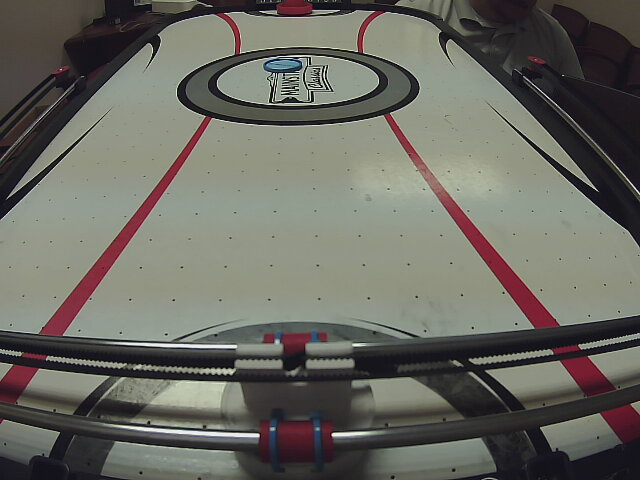
#> input picture notebooks/camera_sample_1.jpg, 640 x 480 px
$ python -i calculate_offset.py   (imports and definitions only)   (older library calls are emulated)
#> lines starting #> are read from the running program, lines starting #| are printed output that depends on the picture; after the words box and inside, x2 and y2 are one past the last pixel; in counts of white or black regions, pixels touching at a corner belong together
""" Calculate the offset for yolo """
import argparse
import json
import logging
import os
import sys

import cv2
import numpy as np
from redis import StrictRedis

# [1 line that did not run here, left out]

# Loggings
# [1 line not run here, left out]
logger = logging.getLogger()

# Opencv valid photo extensions
EXTENSIONS = set([".bmp", ".jpeg", ".jpg", ".png", ".tiff"])


def load_img(path):
    """ Load imgage """
    img = cv2.imread(img_path)
    # img = cv2.resize(img, (640, 480))
    return img


def find_table(img):
    """ Find the table and draw a bounding box """

    # isolate & enhance the HUE channel
    hsv = cv2.cvtColor(img, cv2.COLOR_RGB2HSV)
#> hsv: shape (480, 640, 3); mean H, S, V 64.6, 36.8, 109.4
    hsv[:, :, 1:] = 0
#> hsv: shape (480, 640, 3); mean H, S, V 64.6, 0, 0
    t, hue = cv2.threshold(hsv, 50, 255, cv2.THRESH_BINARY)
#> hue: shape (480, 640, 3); mean H, S, V 97.4, 0, 0
    hue = ~hue[:, :, 0]
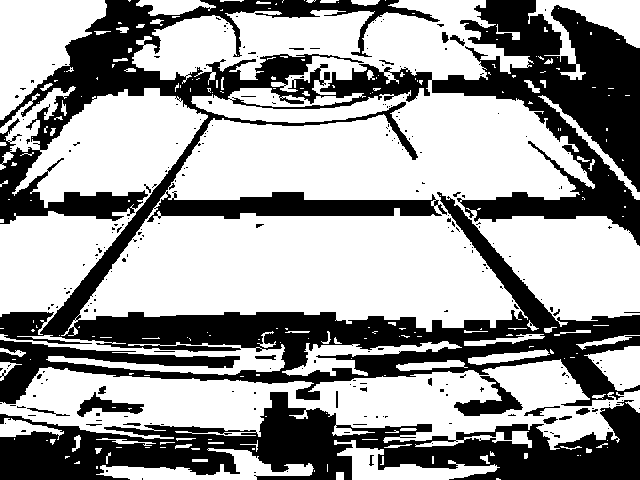
#> hue: shape (480, 640); 61.8% white; 252 black regions (227 under 20 px), largest, box (x1, y1, x2, y2) and area: (0, 0, 640, 406) 86965, (0, 392, 640, 480) 26830, (454, 376, 523, 416) 1037

    # denoise
    kernel = np.ones((5, 50))
    opened = cv2.morphologyEx(hue, cv2.MORPH_OPEN, kernel)
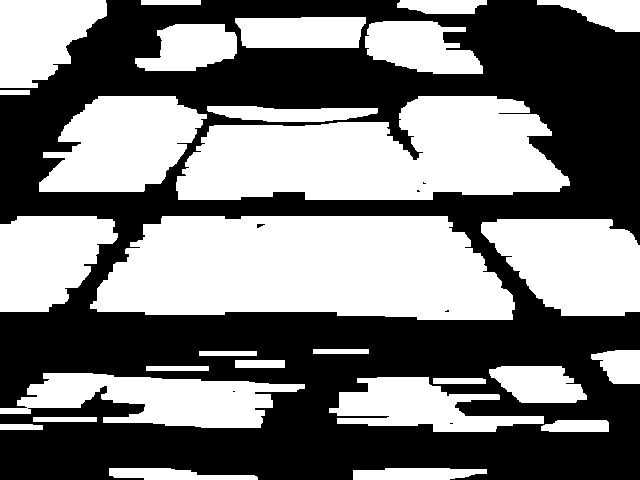
#> opened: shape (480, 640); 47.7% white; 28 white regions, largest, box (x1, y1, x2, y2) and area: (90, 216, 515, 320) 36342, (176, 96, 570, 200) 29209, (481, 219, 640, 316) 11736
    closed = cv2.morphologyEx(opened, cv2.MORPH_CLOSE, np.ones((10, 10)))
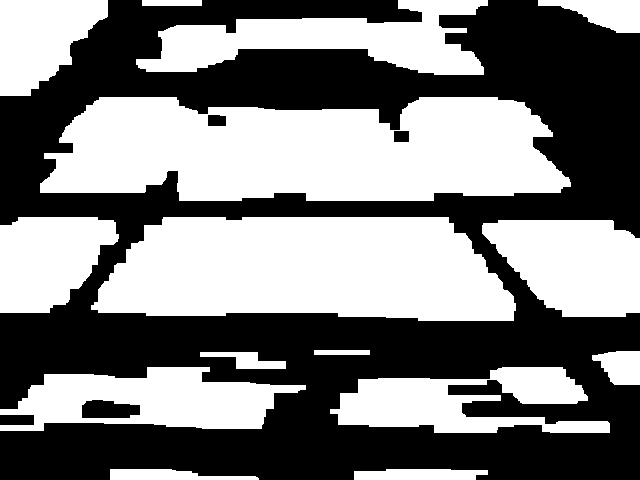
#> closed: shape (480, 640); 49.1% white; 15 white regions, largest, box (x1, y1, x2, y2) and area: (40, 97, 571, 201) 44145, (91, 217, 516, 321) 36430, (136, 0, 488, 75) 13168

    # get the largest contiguous blob
    laplacian = cv2.Laplacian(closed, cv2.CV_8UC1)
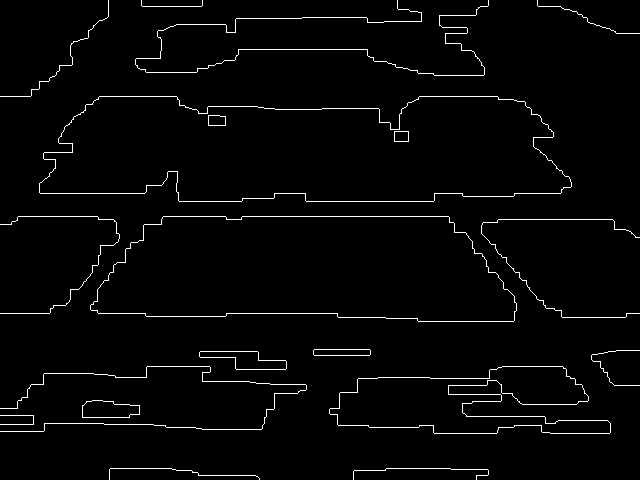
#> laplacian: shape (480, 640); 2.4% white in thin lines or dots
    contours, hierarchy = cv2.findContours(
        laplacian, cv2.RETR_EXTERNAL, cv2.CHAIN_APPROX_NONE)
#> contours = 17 contours, 11 with area under 20; largest, box (x1, y1, x2, y2) and area: (39, 96, 572, 202) 45218, (90, 216, 517, 322) 36946, (329, 366, 611, 434) 11120, (199, 351, 287, 370) 880, (82, 400, 140, 418) 795, (313, 349, 371, 356) 340
    c = max(contours, key=cv2.contourArea)
#> c = contour of 1351 points, box (x1, y1, x2, y2) (39, 96, 572, 202), area 45218

    # square it off
    rect = cv2.minAreaRect(c)
#> rect = ((305, 148.5), (105, 532), -90)
    box = cv2.boxPoints(rect)
#> box = [[571, 201], [39, 201], [39, 96], [571, 96]]
    box = np.int0(box)
    return box


def calculate_offset(table, resolution):
    """ Calculate table offset """

    # Grab corners of table
    (tl, bl, br, tr) = table

    dimensions = {
        "l": int(max(tr[0], br[0]) - min(tl[0], bl[0])),
        "w": int(max(tl[1], tr[1]) - min(bl[1], br[1]))
    }

    # The goal is to have the top left corner of the table be (0,0).
    x_displacement = min(tl[0], bl[0])
    y_displacement = resolution[0] - min(tl[1], tr[1])

    # x, y offset
    offset = {"x": str(x_displacement), "y": str(y_displacement)}
    redis.set("table_offset", json.dumps(offset))
    redis.set("table_dimensions", json.dumps(dimensions))
    return offset, dimensions


# [38 lines not run here, left out]

>>> import cv2
>>> picture = cv2.cvtColor(cv2.imread('notebooks/camera_sample_1.jpg'), cv2.COLOR_BGR2RGB)
>>> result = find_table(picture)
#> result = [[571, 201], [39, 201], [39, 96], [571, 96]]

$ run again, on notebooks/4-1.jpg
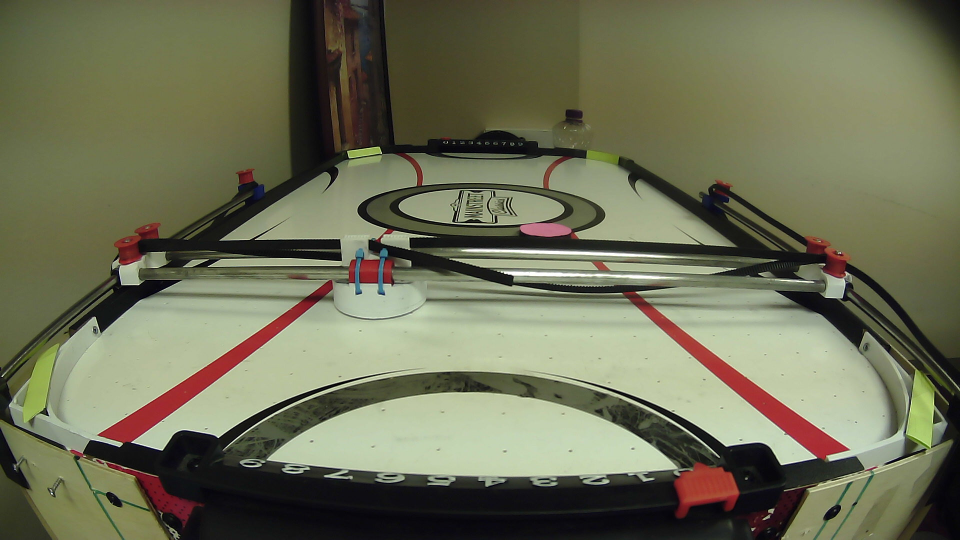
#> input picture notebooks/4-1.jpg, 1920 x 1080 px (shown at 1/2 size)
#> in find_table, `hue = ~hue[:, :, 0]`:
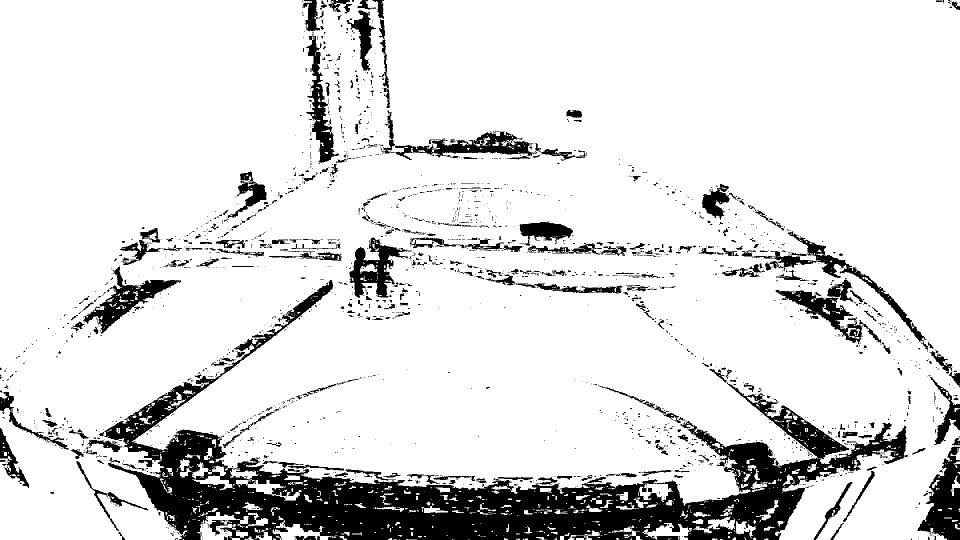
#> hue: shape (1080, 1920) (shown at 1/2 size); 86.8% white; 2234 black regions (1847 under 20 px), largest, box (x1, y1, x2, y2) and area: (208, 560, 1817, 1080) 162590, (1835, 893, 1920, 1080) 8382, (765, 220, 1074, 320) 6603
#> opened: shape (1080, 1920); 77.1% white; 131 black regions (103 under 20 px), largest, box (x1, y1, x2, y2) and area: (0, 0, 1920, 1080) 469273, (854, 375, 1045, 404) 1369, (687, 619, 821, 640) 1088
#> closed: shape (1080, 1920); 78.8% white; 36 black regions, largest, box (x1, y1, x2, y2) and area: (0, 480, 1837, 1080) 275455, (940, 445, 1920, 1080) 66090, (593, 0, 780, 364) 34111
#> in find_table, `laplacian = cv2.Laplacian(closed, cv2.CV_8UC1)`:
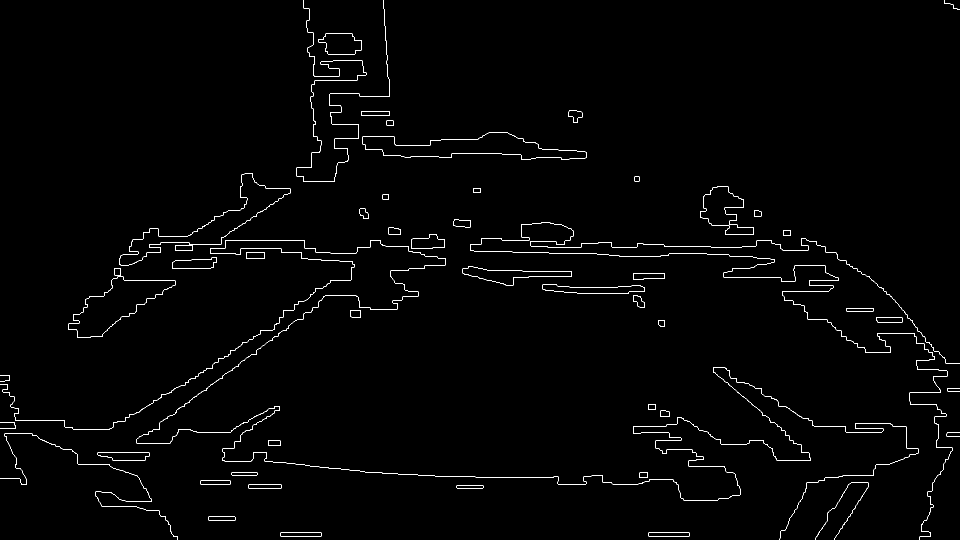
#> laplacian: shape (1080, 1920) (shown at 1/2 size); 1% white in thin lines or dots
#> contours = 51 contours, 7 with area under 20; largest, box (x1, y1, x2, y2) and area: (725, 264, 1174, 320) 12326, (238, 347, 581, 531) 12186, (136, 553, 351, 676) 11313, (1401, 372, 1508, 470) 5149, (925, 532, 1144, 571) 3378
#> c = contour of 1001 points, box (x1, y1, x2, y2) (725, 264, 1174, 320), area 12326
#> rect = ((949, 290), (53.58, 448.5), -89.25)
#> in find_table, `box = cv2.boxPoints(rect)`: box = [[1172.9, 319.7], [724.5, 313.9], [725.2, 260.3], [1173.6, 266.1]]
#> in find_table, `box = np.int0(box)`: box = [[1172, 319], [724, 313], [725, 260], [1173, 266]]

$ run again, on notebooks/4-2.jpg
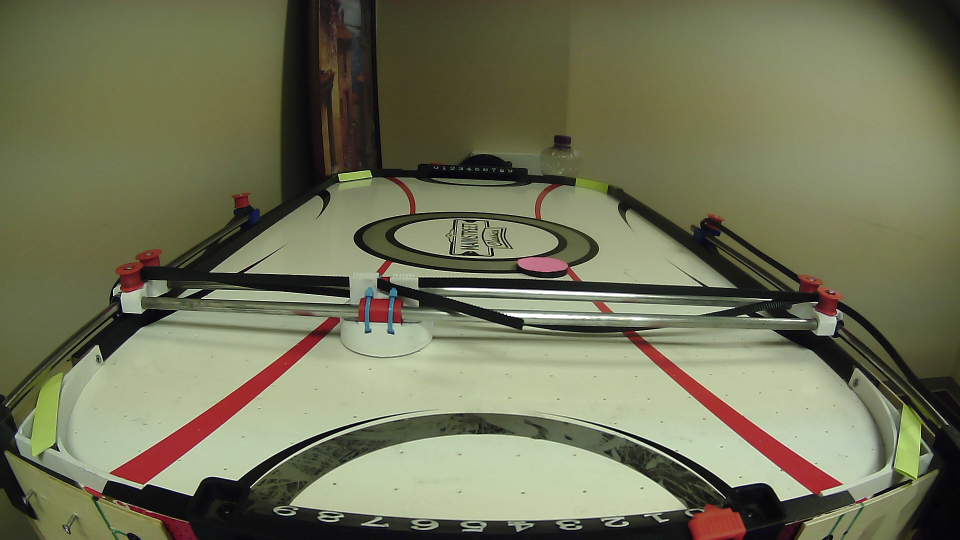
#> input picture notebooks/4-2.jpg, 1920 x 1080 px (shown at 1/2 size)
#> in find_table, `hue = ~hue[:, :, 0]`:
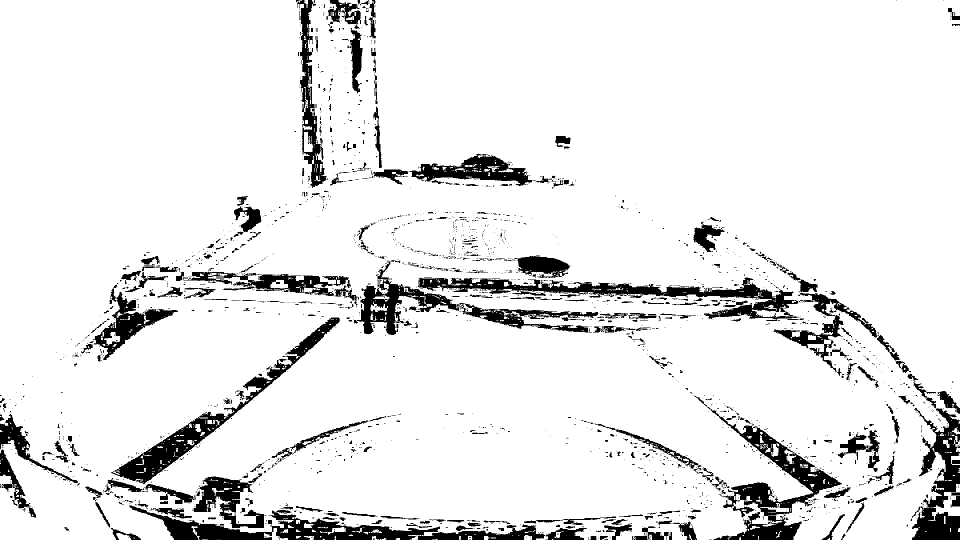
#> hue: shape (1080, 1920) (shown at 1/2 size); 90.8% white; 2438 black regions (2076 under 20 px), largest, box (x1, y1, x2, y2) and area: (258, 1011, 1090, 1080) 17571, (1415, 813, 1684, 1080) 16102, (836, 555, 1599, 642) 15666
#> opened: shape (1080, 1920); 81.7% white; 116 black regions (81 under 20 px), largest, box (x1, y1, x2, y2) and area: (0, 392, 1920, 1080) 323525, (590, 0, 1153, 376) 49602, (572, 381, 662, 417) 1129
#> closed: shape (1080, 1920); 83.4% white; 31 black regions, largest, box (x1, y1, x2, y2) and area: (164, 513, 1920, 1080) 168621, (260, 843, 1394, 1080) 57375, (1221, 808, 1730, 1080) 35662
#> in find_table, `laplacian = cv2.Laplacian(closed, cv2.CV_8UC1)`:
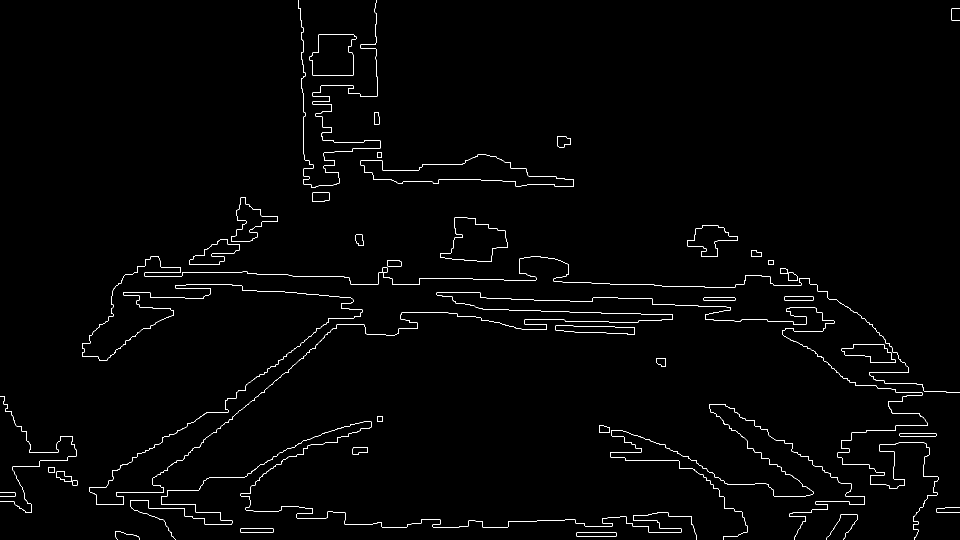
#> laplacian: shape (1080, 1920) (shown at 1/2 size); 1.1% white in thin lines or dots
#> contours = 40 contours, 6 with area under 20; largest, box (x1, y1, x2, y2) and area: (721, 309, 1148, 373) 12217, (881, 435, 1016, 523) 7158, (619, 69, 713, 152) 6192, (463, 395, 556, 484) 3260, (1374, 451, 1476, 513) 3134
#> c = contour of 988 points, box (x1, y1, x2, y2) (721, 309, 1148, 373), area 12217
#> rect = ((934.2, 339.1), (61.73, 427), -88.78)
#> in find_table, `box = cv2.boxPoints(rect)`: box = [[1146.9, 374.5], [720.1, 365.4], [721.4, 303.7], [1148.3, 312.8]]
#> in find_table, `box = np.int0(box)`: box = [[1146, 374], [720, 365], [721, 303], [1148, 312]]

$ run again, on notebooks/4-3.jpg
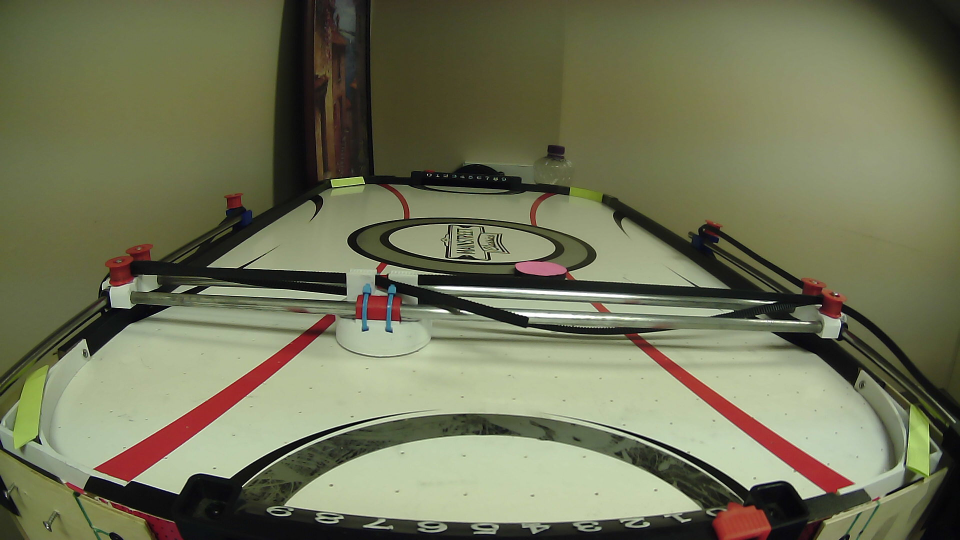
#> input picture notebooks/4-3.jpg, 1920 x 1080 px (shown at 1/2 size)
#> in find_table, `hue = ~hue[:, :, 0]`:
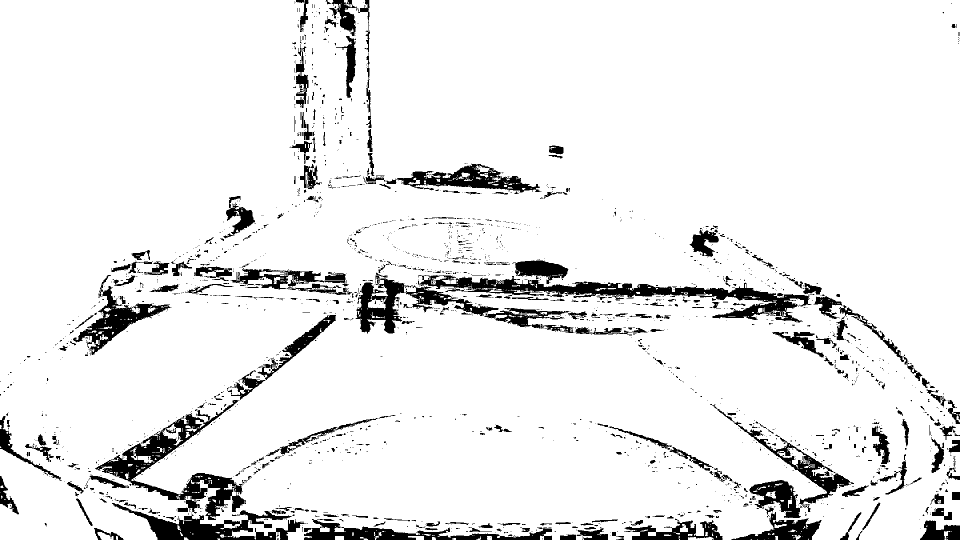
#> hue: shape (1080, 1920) (shown at 1/2 size); 92% white; 2291 black regions (1925 under 20 px), largest, box (x1, y1, x2, y2) and area: (836, 550, 1623, 645) 16879, (190, 800, 492, 1040) 15017, (711, 546, 1147, 667) 11903
#> opened: shape (1080, 1920); 83.3% white; 150 black regions (100 under 20 px), largest, box (x1, y1, x2, y2) and area: (107, 439, 1920, 1080) 277762, (579, 0, 1141, 398) 43808, (0, 824, 137, 962) 6346
#> closed: shape (1080, 1920); 85% white; 41 black regions, largest, box (x1, y1, x2, y2) and area: (118, 505, 1789, 810) 114106, (228, 841, 1648, 1080) 70217, (1474, 761, 1920, 995) 31632
#> in find_table, `laplacian = cv2.Laplacian(closed, cv2.CV_8UC1)`:
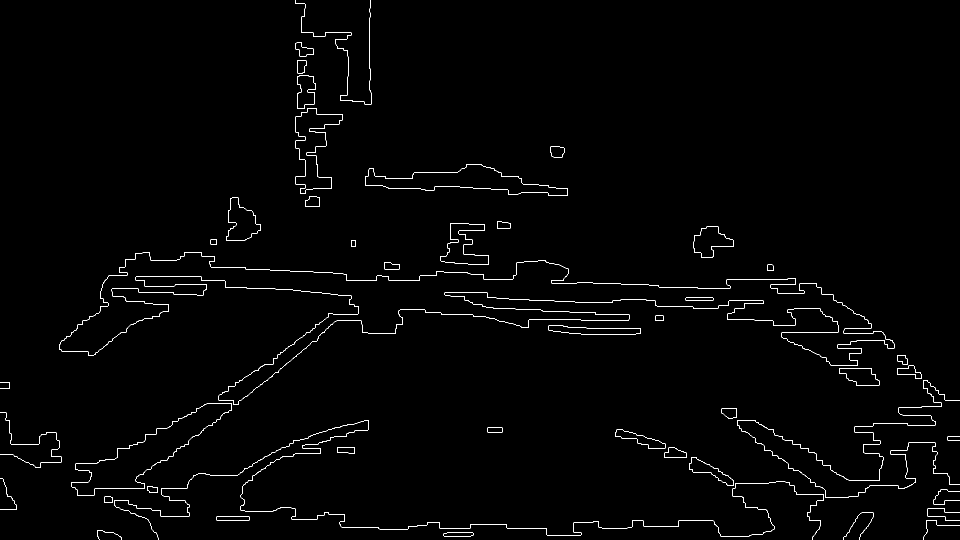
#> laplacian: shape (1080, 1920) (shown at 1/2 size); 1% white in thin lines or dots
#> contours = 44 contours, 10 with area under 20; largest, box (x1, y1, x2, y2) and area: (118, 505, 1789, 810) 110750, (143, 807, 464, 991) 17375, (731, 328, 1136, 391) 11024, (591, 216, 685, 387) 7446, (880, 446, 978, 529) 3948
#> c = contour of 7249 points, box (x1, y1, x2, y2) (118, 505, 1789, 810), area 110750
#> rect = ((953.5, 668.3), (302.5, 1669.8), -88.75)
#> in find_table, `box = cv2.boxPoints(rect)`: box = [[1784.9, 837.8], [115.5, 801.3], [122.1, 498.9], [1791.5, 535.3]]
#> in find_table, `box = np.int0(box)`: box = [[1784, 837], [115, 801], [122, 498], [1791, 535]]
